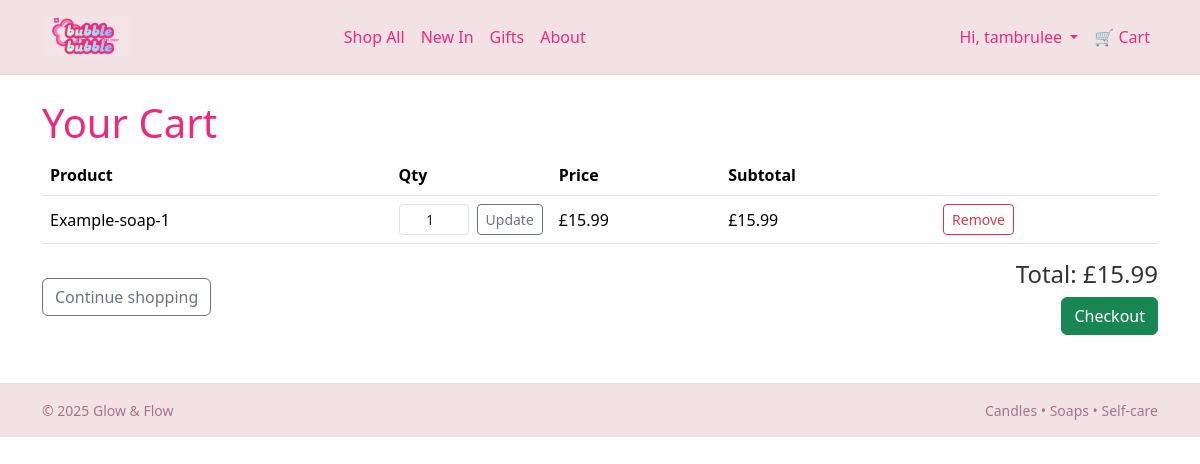
The app's page /cart/ (signed in), older data.
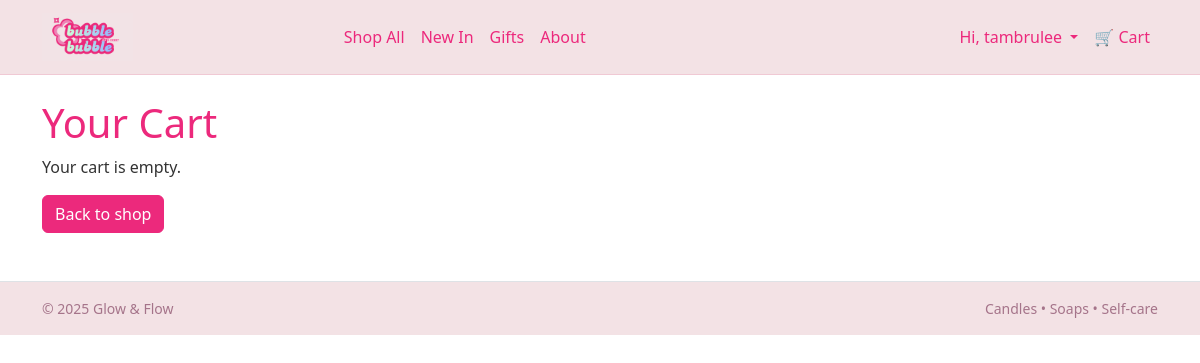
The same page, newer data.
### cart/models.py (models this page shows, shortened)
class CartItem(models.Model):
    cart = models.ForeignKey(Cart, on_delete=models.CASCADE, related_name="items")
    product = models.ForeignKey(Product, on_delete=models.PROTECT)
    qty = models.PositiveIntegerField(default=1)
    class Meta:
        unique_together = ("cart", "product")
    @property
    def subtotal(self):
        return self.qty * self.product.price

class Cart(models.Model):
    user = models.ForeignKey(
        settings.AUTH_USER_MODEL, null=True, blank=True, on_delete=models.CASCADE
    )
    session_key = models.CharField(max_length=40, blank=True, db_index=True)
    created_at = models.DateTimeField(auto_now_add=True)
    updated_at = models.DateTimeField(auto_now=True)
    @property
    def total(self):
        return sum(item.subtotal for item in self.items.select_related("product"))

### catalog/models.py (models this page shows, shortened)
class Product(models.Model):
    CANDLE = "CANDLE"
    SOAP = "SOAP"
    TYPES = [
        (CANDLE, "Candle"),
        (SOAP, "Soap"),
    ]
    title = models.CharField(max_length=160)
    slug = models.SlugField(max_length=180, unique=True, blank=True)
    product_type = models.CharField(max_length=12, choices=TYPES)
    description = models.TextField(blank=True)
    scent = models.CharField(max_length=50, help_text="e.g. Lavender, Citrus")
    weight_g = models.PositiveIntegerField(help_text="Net weight in grams")
    price = models.DecimalField(max_digits=6, decimal_places=2)
    stock_qty = models.PositiveIntegerField(default=0)
    active = models.BooleanField(default=True)
    created_at = models.DateTimeField(auto_now_add=True)
    class Meta:
        ordering = ["title"]

### cart/views.py (the view)
# urls.py: path("", views.view_cart, name="view"),
def view_cart(request):
    cart = get_or_create_cart(request)
    return render(request, "cart/view.html", {"cart": cart})

### cart/utils.py (called while the page is built)
def get_or_create_cart(request):
    if not request.session.session_key:
        request.session.create()
    session_key = request.session.session_key
    if request.user.is_authenticated:
        cart, _ = Cart.objects.get_or_create(user=request.user, defaults={"session_key": session_key})
    else:
        cart, _ = Cart.objects.get_or_create(user=None, session_key=session_key)
    return cart

### cart/templates/cart/view.html (shortened to what this page needs)
{% extends "base.html" %}
{% block content %}
<h1>Your Cart</h1>
{% if cart.items.all %}
<table class="table align-middle">
  <thead>
    <tr>
      <th>Product</th>
      <th style="width:120px;">Qty</th>
      <th>Price</th>
      <th>Subtotal</th>
      <th></th>
    </tr>
  </thead>
  <tbody>
    {% for item in cart.items.all %}
    <tr>
      <td>{{ item.product.title }}</td>
      <td>
        <form method="post" action="{% url 'cart:update' item.id %}" class="d-flex">
          <input type="number"
            name="qty"
            value="{{ item.qty }}"
            min="1"
            max="{{ item.product.stock_qty }}"
            class="form-control form-control-sm me-2 cart-qty-input">
          <button class="btn btn-sm btn-outline-secondary" type="submit">Update</button>
        </form>
      </td>
      <td>£{{ item.product.price }}</td>
      <td>£{{ item.subtotal }}</td>
      <td>
        <form method="post" action="{% url 'cart:remove' item.id %}">
          <button class="btn btn-sm btn-outline-danger" type="submit">Remove</button>
        </form>
      </td>
    </tr>
    {% endfor %}
  </tbody>
</table>
<div class="d-flex justify-content-between align-items-center">
  <a href="{% url 'catalog:product_list' %}" class="btn btn-outline-secondary">
    Continue shopping
  </a>
  <div class="text-end">
    <h4>Total: £{{ cart.total }}</h4>
    <a href="{% url 'checkout:summary' %}" class="btn btn-success">Checkout</a>
  </div>
</div>
{% else %}
<p>Your cart is empty.</p>
<a href="{% url 'catalog:product_list' %}" class="btn btn-primary">Back to shop</a>
{% endif %}
{% endblock %}

Row changes from the older to the newer data that the page shows:
removed CartItem: product "Example-soap-1", qty "1", product.price "15.99", subtotal "15.99"
no longer on this page (row unchanged): Cart: total "15.99"
Text that changed along with them:
text no longer shown: "Product Qty Price Subtotal Continue shopping Total: £ Checkout"
text now shown: "Your cart is empty. Back to shop"
